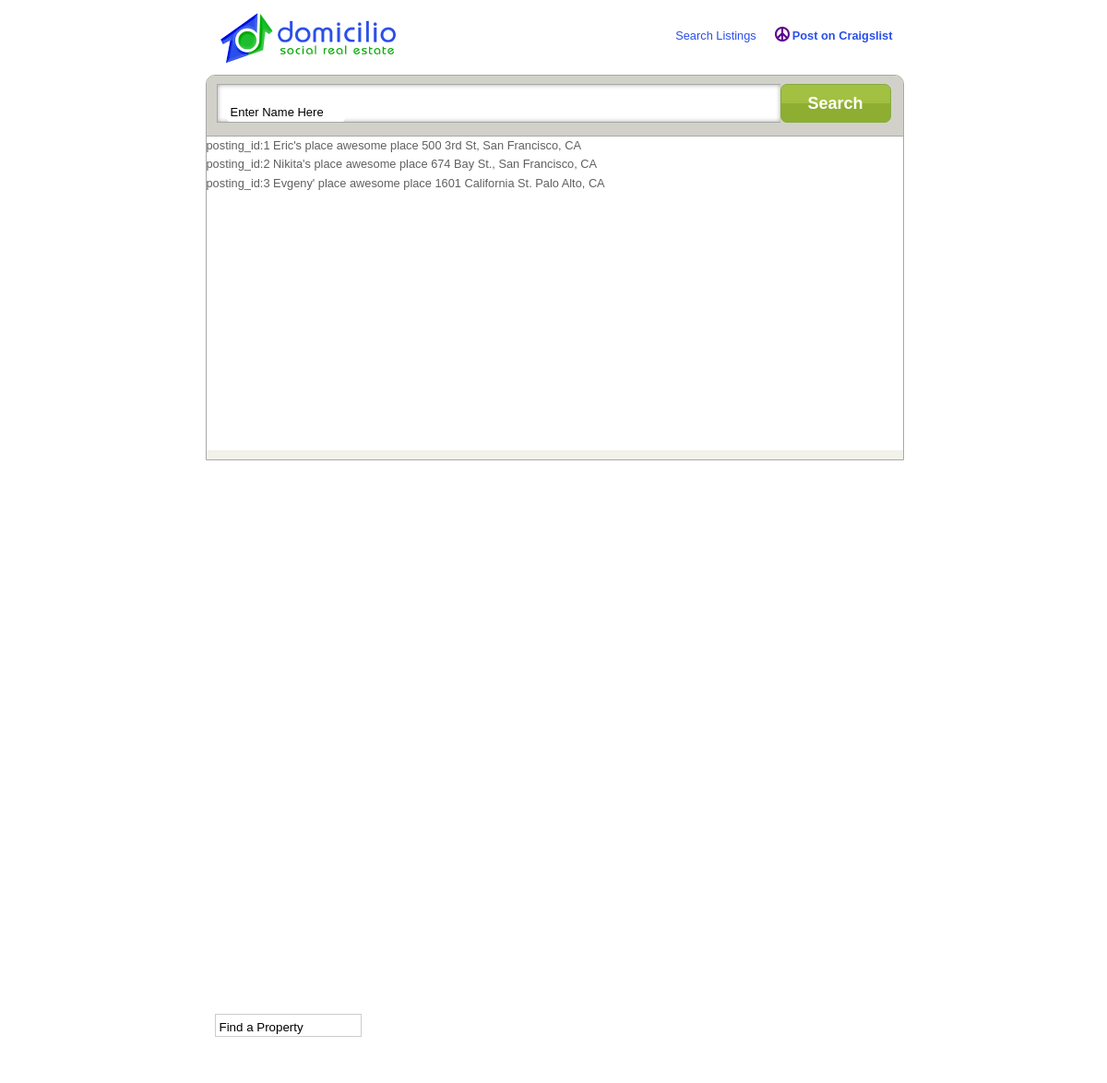
Screenshot of /view_listings.php with the database file from the repository.
### tables this page shows
CREATE TABLE postings (
id BIGINT not null AUTO_INCREMENT,
owner_id BIGINT not null,
title varchar(1000),
cost varchar(64),
bedrooms INT,
address varchar(1000),
city varchar(64),
state varchar(32),
info varchar(20000),
fb_album_id BIGINT,
PRIMARY KEY (id)
);

### www/view_listings.php (the view, shortened to what this page needs)
<div id="searchpage" class="rounded_top">
<div id="searchbar" class="rounded_top">
<div id="search_params">
<form action="view_listings.php?auth_nikita=1">
	<input type="text" id="as-selections-q" value="" class="as-value rounded"/>
<input type="submit" style="-moz-border-radius-bottomleft: 0pt; -moz-border-radius-topleft: 0pt; width: 120px; position: relative;" class="as-value v3_button v3_fixed_width" value="Search" name="submit">
</form>
</div></div>
<div id="search_body">
<?php
	$bedroom_predicate = 'AND (1 = 0';
	$amenities_predicate = '';
	$location_predicate = '';
        $bm_predicate = '';
	$bedroom_predicate .= ')';
	if ($bedroom_predicate == 'AND (1 = 0)') $bedroom_predicate = '';
	$query = "select * from postings WHERE 1 = 1 $bedroom_predicate $location_predicate $amenities_predicate $bm_predicate";
	$result= mysql_query( $query );
$result_arr = array();
while ($row = mysql_fetch_assoc($result)) {
  $result_arr[] = $row;
 }
foreach($result_arr as $row) {
  echo 'posting_id:';
  echo $row[id].' '.$row[title].' '.$row[info].' '.$row[address];
  echo '<br>';
}
?>
</div></div>
</html>
<?php require_once('../lib/footer.php');?>

### lib/footer.php (shortened to what this page needs)
<?php
  $buffer = ob_get_contents( );
?>
<!DOCTYPE html PUBLIC "-//W3C//DTD XHTML 1.0 Transitional//EN"
"http://www.w3.org/TR/xhtml1/DTD/xhtml1-transitional.dtd">
<html lang="en" xmlns="http://www.w3.org/1999/xhtml" xmlns:og="http://opengraphprotocol.org/schema/" xmlns:fb="http://www.facebook.com/2008/fbml" xml:lang="en">
<head>
	<link rel="stylesheet" type="text/css" media="screen" href="/css/main.css" />
	<link rel="stylesheet" type="text/css" media="screen" href="/css/jquery.css" />
	<link href="/css/facebox.css" media="screen" rel="stylesheet" type="text/css"/>
	<link rel="stylesheet" type="text/css" href="/css/autoSuggest.css" />
</head>
<body>
                <div id="container">
                  <div id="header">
                        <div id="navigation">
                          <ol>
				<li><a href="/listings.php">Search Listings</a></li>
                                <li><a href="/create_posting.php"><img style="border:none;" src="/images/craigslist.png"><span style="font-weight: bold;float:right;margin-left:3px;">Post on Craigslist</span></a></li>
                          </ol>
                        </div>
                        <a href="/"><img src="/images/logo.png" alt="Domicilio" border="0"
/></a>
                </div>
                  <div id="main">
<?php
  echo $buffer;
?>
                  <div id="footer">
                          <div id="footersearch" style="float:left;"><input type="text"
value="Find a Property" style="float: right; margin-right: 11px; margin-top: 3px;"></div>
                </div>
        </body>
</html>

### www/css/main.css (style rules this page uses)
a { color: #2B4FE9; }
body { font-family: Arial, Helvetica, sans-serif; font-size: 100%; background: #fff url(../images/body-bkg.jpg) no-repeat center top; margin: 0 0 100px 0; color: #606060; }
#container { font-size: 0.8em; line-height: 1.6em; margin: 0 auto; width: 755px; height: auto; }
#header { padding: 10px 10px 10px; }
#navigation { float: right; margin-top: 19px; }
#navigation ol { list-style: none; margin: 0; padding: 0; }
#navigation li { float: left; }
#navigation a { display: block; padding: 0; margin-left: 20px; text-decoration: none; background-position: 0 -29px; }
#main { width: 755px; min-height: 1000px; }
#footer { background: url(../images/footer-bkg.gif) no-repeat left top; padding: 15px 10px 50px; text-align: right; font-size: 0.85em; color: #333333; }
input { margin-bottom: 10px; background: #FFFFFF url(../images/form_back.gif) repeat-x scroll 0 top; border:1px solid #CCCCCC; color:#000000; font-family:'Helvetica',arial,sans-serif; letter-spacing:0; padding:6px 4px 2px; }
.rounded { -moz-border-radius:5px;-webkit-border-radius: 5px; }
.rounded_top { -moz-border-radius-topright:10px;-moz-border-radius-topleft:10px; -webkit-border-top-right-radius: 10px; -webkit-border-top-left-radius: 10px; }
#search_params { -moz-border-radius-topleft:10px; -moz-border-radius-topright:10px;height:47px; width:744px; border-bottom:1px solid #a8a8a8; background:#d1d1c9; padding:9px 0 9px 11px; position:relative; z-index:1000; }
#v3_search, #search_header, #search_body, .search_result, .price, .room_title, #search_filters, #results { overflow:hidden; }
#search_body { -moz-box-shadow:-2px -22px 20px #555555; background:none repeat scroll 0 0 #FFFFFF; float:left; margin-right:1px; min-height:340px; position:relative; width:755px; z-index:1; }
#searchpage { -moz-border-radius-topright: 10px; -moz-border-radius-topleft: 10px; -webkit-border-radius-topright: 10px; -webit-border-radius-topleft: 10px; border:1px solid #A8A8A8; overflow:hidden; padding-bottom:10px; width:755px; background:none repeat scroll 0 0 #F2F2EB; z-index:-1; }
.v3_button { color:#FFFFFF !important; height:42px; width:auto; font-size:18px; cursor:pointer; padding:5px 28px; background:transparent url('../images/v3_button_bgs_001.png') repeat-x 0 0; border:1px solid #85AA40; font-weight:bold; text-align:center; -moz-border-radius:7px;-webkit-border-radius: 7px; -webkit-box-shadow:0 0 6px transparent; font-family:Arial, Helvetica, Tahoma; }
.v3_fixed_width { padding:5px 0 !important; }

### www/css/autoSuggest.css (style rules this page uses)
ul.as-selections li.as-original input { border: none; outline: none; font-size: 13px; width: 120px; height: 18px; padding-top: 3px; }
@media screen and (-webkit-min-device-pixel-ratio:0) { ul.as-selections li.as-original input { height: 19px; } }

### rows the page displays
postings: id "1", title "Eric's place", info "awesome place", address "500 3rd St, San Francisco, CA"
postings: id "2", title "Nikita's place", info "awesome place", address "674 Bay St., San Francisco, CA"
postings: id "3", title "Evgeny' place", info "awesome place", address "1601 California St. Palo Alto, CA"
